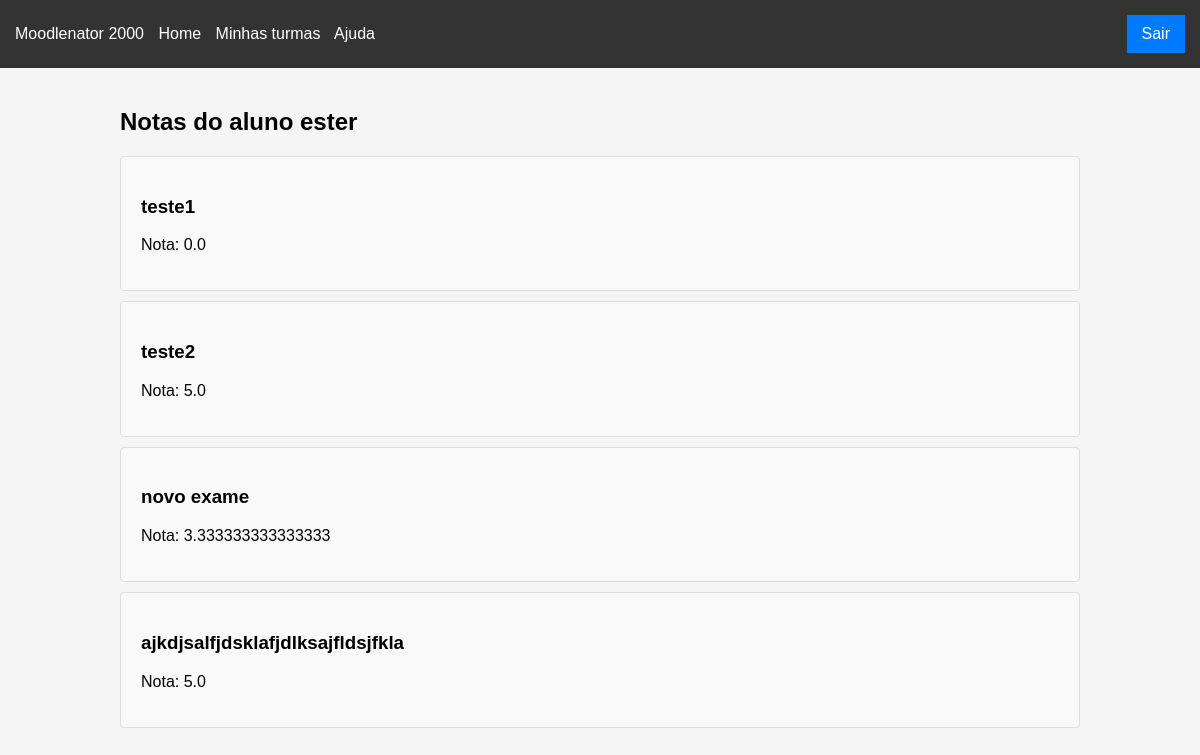
The page /view_aluno/1 (signed in) on the database its author committed.
### app/models/user.py (models this page shows, shortened)
class User(UserMixin, db.Model):
    __tablename__ = "user"
    matricula = Column(String, primary_key=True)
    nome = Column(String(50))
    email = Column(String)
    professor = Column(Boolean)
    senha = Column(String)
    @property
    def is_authenticated(self):
        return True

### app/models/exame.py (models this page shows, shortened)
class Exame(db.Model):
    __tablename__ = "exame"
    id = Column(Integer, primary_key=True, autoincrement=True)
    nome = Column(String(50), nullable=False)
    professor = Column(Integer, nullable=False) # todo
    nota = Column(Float, nullable=False)
    data_abertura = Column(DATETIME, nullable=False)
    data_fechamento = Column(DATETIME, nullable=False)
    duracao = Column(Integer, nullable=True)
    questoes = db.relationship("Questao", secondary="questao_exame", back_populates="exames") # many to many

class Nota(db.Model):
    __tablename__ = "nota"
    id = db.Column(db.Integer, primary_key=True)
    matricula_aluno = db.Column(db.Integer, db.ForeignKey('user.matricula'), nullable=False)
    exame_id = db.Column(db.Integer, db.ForeignKey('exame.id'), nullable=False)
    nota = db.Column(db.Float, nullable=False)  # Changed from Integer to Float
    aluno = db.relationship('User', backref=db.backref('notas', lazy=True))
    exame = db.relationship('Exame', backref=db.backref('notas', lazy=True))

### app/controllers/professor.py (the view)
@bp.route("/view_aluno/<int:matricula>", methods=["GET"])
@login_required
@professor_required
def ver_notas_aluno(matricula):
    aluno = User.query.get(matricula)
    if aluno is None:
        abort(404)
    notas = Nota.query.filter_by(matricula_aluno=matricula).all()
    dados_exame = []
    for nota in notas:
        respostas_aluno = RespostaAluno.query.filter_by(id_exame=nota.exame_id, id_aluno=matricula).all()
        dados_exame.append({
            "exame": nota.exame,
            "nota": nota,
            "respostas_aluno": respostas_aluno
        })
    return render_template("verAluno.html", aluno=aluno, dados_exame=dados_exame)

### app/app.py (called while the page is built)
def create_app():
    app = Flask(__name__)
    basedir = os.path.abspath(os.path.dirname(__file__))
    db_path = os.path.join(basedir, '..', 'saas.db')
    login_manager.init_app(app)
    app.config["SECRET_KEY"] = "secret"
    app.config["SQLALCHEMY_DATABASE_URI"] = f"sqlite:///{db_path}"
    db.init_app(app)
    with app.app_context():
        from .models.user import User
        from .models.exame import Exame
        from .models.questao import Questao
        db.create_all()
    bootstrap.init_app(app)
    @app.context_processor
    def inject_bootstrap():
        return {'bootstrap': bootstrap}
    from .auth import blueprints
    app.register_blueprint(blueprints()[0])
    from .controllers import blueprints
    for bp in blueprints():
        app.register_blueprint(bp)
    from .cli_cmds import seed_cli
    app.cli.add_command(seed_cli)
    return app

@login_manager.user_loader
def load_user(user_id):
    from .models.user import User
    return User.query.get(user_id)

### app/services/professor_anotation.py (called while the page is built)
def professor_required(f):
    @wraps(f)
    def decorated_function(*args, **kwargs):
        if not current_user.professor:  # Replace with your condition to check if the user is a professor
            abort(403)  # HTTP status code for "Forbidden"
        return f(*args, **kwargs)
    return decorated_function

### app/templates/verAluno.html (shortened to what this page needs)
{% extends "base.html" %}
{% block content %}
<div class="container">
    <h2 class="mb-4">Notas do aluno {{aluno.nome}}</h2>
    {% for dados in dados_exame %}
    <div class="card" onclick="toggleDetails(this)">
        <div class="card-header">
            <h3 class="mb-0">{{ dados.exame.nome }}</h3>
        </div>
        <div class="card-body">
            <p class="mb-0">Nota: {{ dados.nota.nota }}</p>
        </div>
    </div>
    {% endfor %}
</div>
{% endblock %}

### app/templates/base.html (style rules this page uses)
body { font-family: Arial, sans-serif; margin: 0; padding: 0; background: #f5f5f5; }

### app/templates/verAluno.html (style rules this page uses)
.container { width: 80%; margin: auto; padding: 20px; }
.card { border: 1px solid #ddd; border-radius: 4px; margin-bottom: 10px; padding: 20px; background-color: #f9f9f9; transition: background-color 0.2s ease; }
.card-header { margin-bottom: 10px; }

### rows shown on the page
User: nome "ester"
Exame: exame.nome "teste1"
Nota: nota.nota "0.0"
Exame: exame.nome "teste2"
Nota: nota.nota "5.0"
Exame: exame.nome "novo exame"
Nota: nota.nota "3.333333333333333"
Exame: exame.nome "ajkdjsalfjdsklafjdlksajfldsjfkla"
Nota: nota.nota "5.0"
